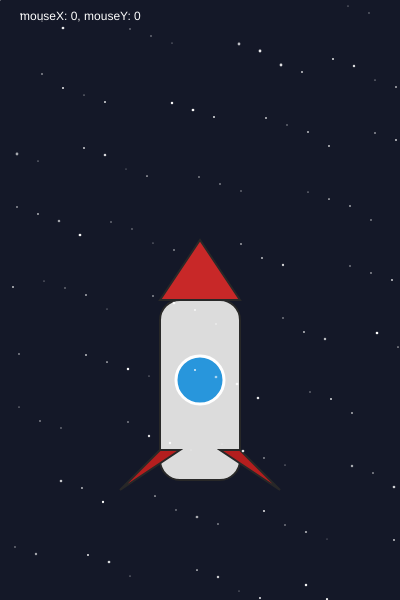
Frame 1 (no input)
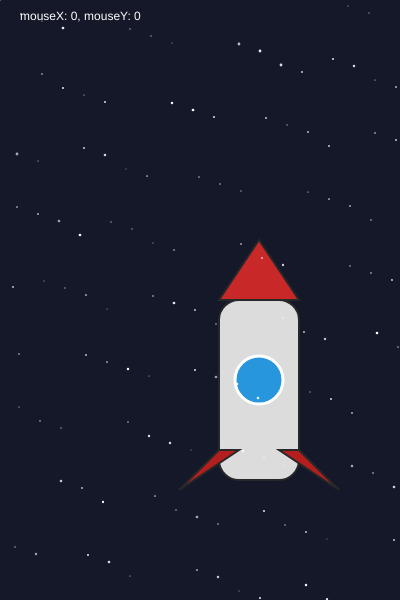
Frame 60 (no input)
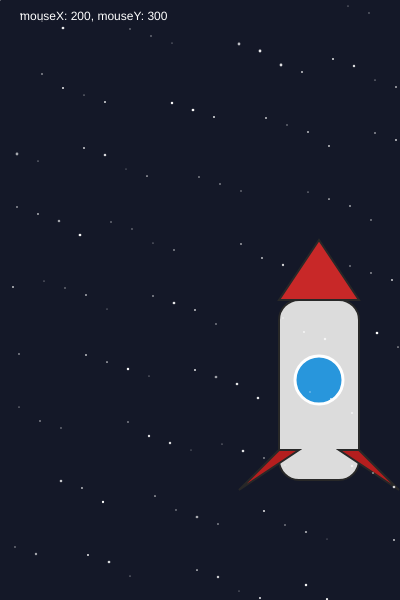
Frame 120 (the mouse pressed at the canvas centre since frame 60)

The p5.js sketch that drew these frames (run headless with seeded random() and noise() and a simulated clock; from frame 60 on, the mouse is pressed at the canvas centre):

// p5.js sketch
// ── sketch.js
// Simple static rocket
let xMax = 400;
let yMax = 600;
let   xrocket = xMax/2;
let   yrocket = yMax*0.6;
function setup() {
  createCanvas(xMax, yMax); // create a 400x600 window
//   noLoop();               // only draw once (no animation needed)
}

function draw() {
  background(20, 24, 40); // dark blue background (like space)

  push();               // save current drawing settings
  // rocket body
  fill(220);            // light gray
  stroke(40);           // dark outline
  strokeWeight(2);
  rectMode(CENTER);     // rectangle drawn from its center
  rect(xrocket, yrocket+30, 80, 180, 20); // body rectangle with rounded corners

  // nose cone
  fill(200, 40, 40);    // red
  triangle(xrocket-40, yrocket-60, xrocket+40, yrocket-60, xrocket, yrocket-120); // triangle on top

  // window (circle)
  fill(40, 150, 220);   // blue glass
  stroke(255);          // white border
  strokeWeight(3);
  ellipse(xrocket, yrocket+20, 48, 48); // window circle

  // fins on the left and right
  stroke(40);
  strokeWeight(2);
  fill(180, 30, 30);    // dark red
  triangle(xrocket-40, yrocket+90, xrocket-80, yrocket+130, xrocket-20, yrocket+90); // left fin
  triangle(xrocket+40, yrocket+90, xrocket+80, yrocket+130, xrocket+20, yrocket+90);    // right fin

  pop(); // restore settings (so it won’t affect other drawings)
  push();
  // simple starfield
  randomSeed(99); // keep stars stable
  noStroke();
  for (let i = 0; i < 120; i++) {
    let sx = (i*37) % width + (i%3)*5;
    let sy = ((i*73) % height) + (i%7);
    //random transparency between 150 and 255
    fill(255, 255, 255, random(150, 255));
    //Draws a small circle at (sx, sy)
    //Diameter is random between 1 and 2.8 pixels
    ellipse(sx, sy, random(1, 2.8));
  }
  pop();
  fill(255) //white text
  text(`mouseX: ${mouseX}, mouseY: ${mouseY}`, 20, 20);
  xrocket = (xrocket + 1) % (xMax +120);

}
